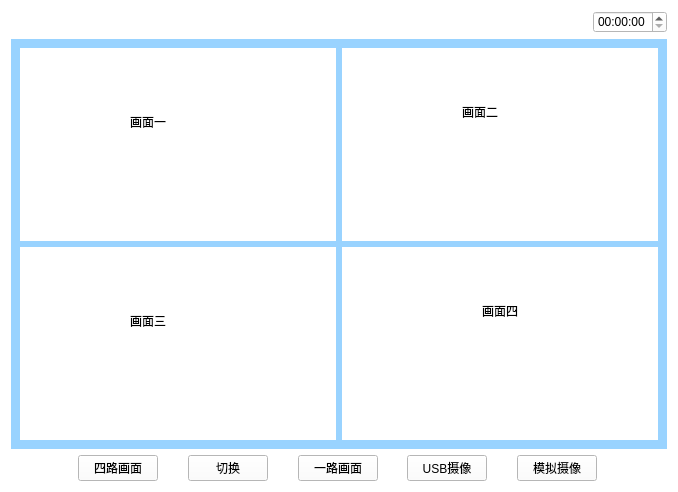
<?xml version="1.0" encoding="UTF-8"?>
<ui version="4.0">
 <class>Shipin</class>
 <widget class="QWidget" name="Shipin">
  <property name="geometry">
   <rect>
    <x>0</x>
    <y>0</y>
    <width>678</width>
    <height>492</height>
   </rect>
  </property>
  <property name="windowTitle">
   <string>Form</string>
  </property>
  <property name="styleSheet">
   <string notr="true">background-color: rgb(255, 255, 255);</string>
  </property>
  <layout class="QVBoxLayout" name="verticalLayout" stretch="1,5,1">
   <item>
    <layout class="QHBoxLayout" name="horizontalLayout_5">
     <item>
      <widget class="QPushButton" name="pushButton">
       <property name="text">
        <string/>
       </property>
       <property name="icon">
        <iconset resource="myimages.qrc">
         <normaloff>:/image/images/4g.png</normaloff>:/image/images/4g.png</iconset>
       </property>
       <property name="flat">
        <bool>true</bool>
       </property>
      </widget>
     </item>
     <item>
      <widget class="QPushButton" name="pushButton_2">
       <property name="text">
        <string/>
       </property>
       <property name="icon">
        <iconset resource="myimages.qrc">
         <normaloff>:/image/images/wireless.svg</normaloff>:/image/images/wireless.svg</iconset>
       </property>
       <property name="flat">
        <bool>true</bool>
       </property>
      </widget>
     </item>
     <item>
      <widget class="QPushButton" name="pushButton_3">
       <property name="text">
        <string/>
       </property>
       <property name="icon">
        <iconset resource="myimages.qrc">
         <normaloff>:/image/images/bl.svg</normaloff>:/image/images/bl.svg</iconset>
       </property>
       <property name="flat">
        <bool>true</bool>
       </property>
      </widget>
     </item>
     <item>
      <widget class="QPushButton" name="pushButton_4">
       <property name="text">
        <string/>
       </property>
       <property name="icon">
        <iconset resource="myimages.qrc">
         <normaloff>:/image/images/locate.svg</normaloff>:/image/images/locate.svg</iconset>
       </property>
       <property name="flat">
        <bool>true</bool>
       </property>
      </widget>
     </item>
     <item>
      <spacer name="horizontalSpacer_4">
       <property name="orientation">
        <enum>Qt::Horizontal</enum>
       </property>
       <property name="sizeHint" stdset="0">
        <size>
         <width>40</width>
         <height>20</height>
        </size>
       </property>
      </spacer>
     </item>
     <item>
      <widget class="QTimeEdit" name="timeEdit_2"/>
     </item>
    </layout>
   </item>
   <item>
    <widget class="QWidget" name="widget" native="true">
     <property name="sizePolicy">
      <sizepolicy hsizetype="Preferred" vsizetype="Preferred">
       <horstretch>0</horstretch>
       <verstretch>0</verstretch>
      </sizepolicy>
     </property>
     <property name="contextMenuPolicy">
      <enum>Qt::DefaultContextMenu</enum>
     </property>
     <property name="styleSheet">
      <string notr="true">background-color: rgb(153, 211, 255);</string>
     </property>
     <layout class="QGridLayout" name="gridLayout">
      <item row="0" column="0">
       <widget class="QWidget" name="widget_one" native="true">
        <property name="styleSheet">
         <string notr="true">background-color: rgb(255, 255, 255);</string>
        </property>
        <widget class="QLabel" name="label">
         <property name="geometry">
          <rect>
           <x>110</x>
           <y>60</y>
           <width>73</width>
           <height>27</height>
          </rect>
         </property>
         <property name="text">
          <string>画面一</string>
         </property>
        </widget>
       </widget>
      </item>
      <item row="0" column="1">
       <widget class="QWidget" name="widget_two" native="true">
        <property name="styleSheet">
         <string notr="true">background-color: rgb(255, 255, 255);</string>
        </property>
        <widget class="QLabel" name="label_3">
         <property name="geometry">
          <rect>
           <x>120</x>
           <y>50</y>
           <width>73</width>
           <height>27</height>
          </rect>
         </property>
         <property name="text">
          <string>画面二</string>
         </property>
        </widget>
       </widget>
      </item>
      <item row="1" column="0">
       <widget class="QWidget" name="widget_three" native="true">
        <property name="styleSheet">
         <string notr="true">background-color: rgb(255, 255, 255);</string>
        </property>
        <widget class="QLabel" name="label_2">
         <property name="geometry">
          <rect>
           <x>110</x>
           <y>60</y>
           <width>73</width>
           <height>27</height>
          </rect>
         </property>
         <property name="text">
          <string>画面三</string>
         </property>
        </widget>
       </widget>
      </item>
      <item row="1" column="1">
       <widget class="QWidget" name="widget_four" native="true">
        <property name="styleSheet">
         <string notr="true">background-color: rgb(255, 255, 255);</string>
        </property>
        <widget class="QLabel" name="label_4">
         <property name="geometry">
          <rect>
           <x>140</x>
           <y>50</y>
           <width>73</width>
           <height>27</height>
          </rect>
         </property>
         <property name="text">
          <string>画面四</string>
         </property>
        </widget>
       </widget>
      </item>
     </layout>
    </widget>
   </item>
   <item>
    <layout class="QHBoxLayout" name="horizontalLayout_2">
     <item>
      <widget class="QPushButton" name="returnIndex">
       <property name="font">
        <font>
         <family>AR PL UMing TW MBE</family>
        </font>
       </property>
       <property name="styleSheet">
        <string notr="true">border-image: url(:/image/images/index.svg);</string>
       </property>
       <property name="text">
        <string/>
       </property>
       <property name="icon">
        <iconset resource="myimages.qrc">
         <normaloff>:/image/images/index.svg</normaloff>:/image/images/index.svg</iconset>
       </property>
       <property name="iconSize">
        <size>
         <width>40</width>
         <height>40</height>
        </size>
       </property>
       <property name="flat">
        <bool>true</bool>
       </property>
      </widget>
     </item>
     <item>
      <spacer name="horizontalSpacer">
       <property name="orientation">
        <enum>Qt::Horizontal</enum>
       </property>
       <property name="sizeHint" stdset="0">
        <size>
         <width>40</width>
         <height>20</height>
        </size>
       </property>
      </spacer>
     </item>
     <item>
      <widget class="QPushButton" name="fourFrame">
       <property name="text">
        <string>四路画面</string>
       </property>
      </widget>
     </item>
     <item>
      <spacer name="horizontalSpacer_5">
       <property name="orientation">
        <enum>Qt::Horizontal</enum>
       </property>
       <property name="sizeHint" stdset="0">
        <size>
         <width>40</width>
         <height>20</height>
        </size>
       </property>
      </spacer>
     </item>
     <item>
      <widget class="QPushButton" name="switchbtn">
       <property name="text">
        <string>切换</string>
       </property>
      </widget>
     </item>
     <item>
      <spacer name="horizontalSpacer_3">
       <property name="orientation">
        <enum>Qt::Horizontal</enum>
       </property>
       <property name="sizeHint" stdset="0">
        <size>
         <width>40</width>
         <height>20</height>
        </size>
       </property>
      </spacer>
     </item>
     <item>
      <widget class="QPushButton" name="oneFrame">
       <property name="text">
        <string>一路画面</string>
       </property>
      </widget>
     </item>
     <item>
      <spacer name="horizontalSpacer_6">
       <property name="orientation">
        <enum>Qt::Horizontal</enum>
       </property>
       <property name="sizeHint" stdset="0">
        <size>
         <width>40</width>
         <height>20</height>
        </size>
       </property>
      </spacer>
     </item>
     <item>
      <widget class="ClickedCam" name="USBCamera">
       <property name="text">
        <string>USB摄像</string>
       </property>
      </widget>
     </item>
     <item>
      <spacer name="horizontalSpacer_7">
       <property name="orientation">
        <enum>Qt::Horizontal</enum>
       </property>
       <property name="sizeHint" stdset="0">
        <size>
         <width>40</width>
         <height>20</height>
        </size>
       </property>
      </spacer>
     </item>
     <item>
      <widget class="ClickedCam" name="moniCamera">
       <property name="text">
        <string>模拟摄像</string>
       </property>
      </widget>
     </item>
     <item>
      <spacer name="horizontalSpacer_2">
       <property name="orientation">
        <enum>Qt::Horizontal</enum>
       </property>
       <property name="sizeHint" stdset="0">
        <size>
         <width>40</width>
         <height>20</height>
        </size>
       </property>
      </spacer>
     </item>
     <item>
      <widget class="QPushButton" name="returnPage">
       <property name="text">
        <string/>
       </property>
       <property name="icon">
        <iconset resource="myimages.qrc">
         <normaloff>:/image/images/shangyiye.svg</normaloff>:/image/images/shangyiye.svg</iconset>
       </property>
       <property name="iconSize">
        <size>
         <width>40</width>
         <height>40</height>
        </size>
       </property>
       <property name="flat">
        <bool>true</bool>
       </property>
      </widget>
     </item>
    </layout>
   </item>
  </layout>
 </widget>
 <customwidgets>
  <customwidget>
   <class>ClickedCam</class>
   <extends>QPushButton</extends>
   <header location="global">lib/clickedcam.h</header>
  </customwidget>
 </customwidgets>
 <resources>
  <include location="myimages.qrc"/>
 </resources>
 <connections/>
</ui>
